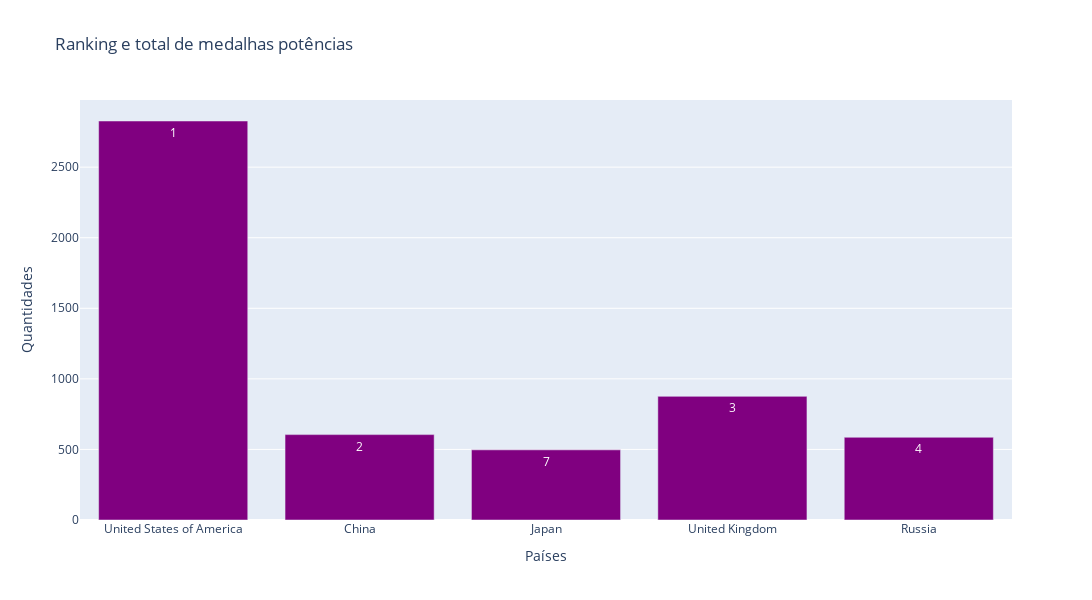

Notebook cell for this chart:
### Code cell
fig = go.Figure(data=[
    go.Bar(name='Total de medalhas olimpícas', x=df_quatro['Países'], y=df_quatro['Total medalhas'],
          marker_color='purple',text=df_quatro['Ranking total olimpíadas'])
])

fig.update_layout(barmode='group',title_text='Ranking e total de medalhas potências',height=600, width=1100,xaxis=dict(title='Países'),
    yaxis=dict(title='Quantidades'))
fig.show()

### Figure 1 — Plotly figure (JSON) as saved in the notebook; plotly's stock layout.template omitted (floating-point values rounded to 4 significant figures)
{"data": [{"marker": {"color": "purple"}, "name": "Total de medalhas olimpícas", "text": [1, 2, 7, 3, 4], "type": "bar", "x": ["United States of America", "China", "Japan", "United Kingdom", "Russia"], "y": [2827, 605, 497, 876, 586]}], "layout": {"barmode": "group", "height": 600, "title": {"text": "Ranking e total de medalhas potências"}, "width": 1100, "xaxis": {"title": {"text": "Países"}}, "yaxis": {"title": {"text": "Quantidades"}}}}
